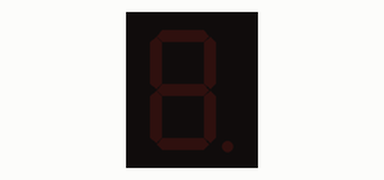
A sketch run on a simulated Arduino Uno, built with avr-gcc and run on an emulated ATmega328P. On the bench: 1-digit seven-segment display. Wiring (inferred from the names in the program): 1-digit 7-segment display, segments lit when HIGH: segments pin 2, pin 3, pin 4, pin 5, pin 6, pin 7, pin 8. The segment pins are drawn as the display they are named for.

Above: at 0.1 s.
At 1.1 s:
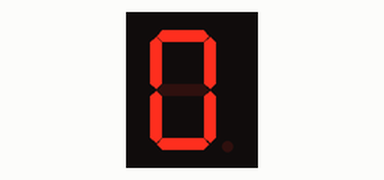
At 2.1 s:
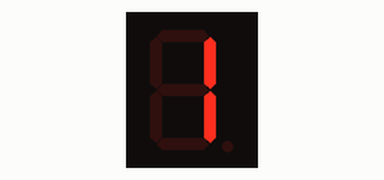
At 5.1 s:
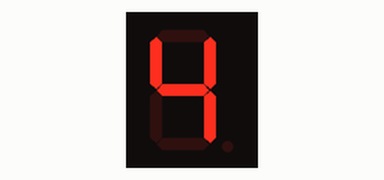
At 7.1 s:
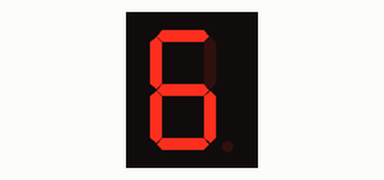
At 10.1 s:
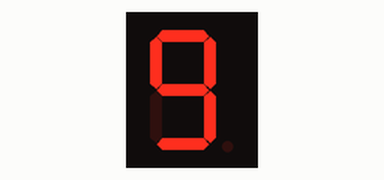

Measured:
- by itself, everything shown: repeats every 10.0 s, in 10 steps
- what the display in image 1 shows lasts 1.0 s, from 1.0 s to 2.0 s

The sketch:

countup.ino
```cpp
const int A = 2;
const int B = 3;
const int C = 4;
const int D = 5;
const int E = 6;
const int F = 7;
const int G = 8;

unsigned long previousMillis = 0;
const long interval = 1000;

int number = 0;

const int numbers[10][7] = {
  {HIGH, HIGH, HIGH, HIGH, HIGH, HIGH, LOW},
  {LOW, HIGH, HIGH, LOW, LOW, LOW, LOW},
  {HIGH, HIGH, LOW, HIGH, HIGH, LOW, HIGH},
  {HIGH, HIGH, HIGH, HIGH, LOW, LOW, HIGH},
  {LOW, HIGH, HIGH, LOW, LOW, HIGH, HIGH},
  {HIGH, LOW, HIGH, HIGH, LOW, HIGH, HIGH},
  {HIGH, LOW, HIGH, HIGH, HIGH, HIGH, HIGH},
  {HIGH, HIGH, HIGH, LOW, LOW, LOW, LOW},
  {HIGH, HIGH, HIGH, HIGH, HIGH, HIGH, HIGH},
  {HIGH, HIGH, HIGH, HIGH, LOW, HIGH, HIGH}
};

void setup() {
  pinMode(A, OUTPUT);
  pinMode(B, OUTPUT);
  pinMode(C, OUTPUT);
  pinMode(D, OUTPUT);
  pinMode(E, OUTPUT);
  pinMode(F, OUTPUT);
  pinMode(G, OUTPUT);
}

void loop() {
  unsigned long currentMillis = millis();

  if (currentMillis - previousMillis >= interval) {
    previousMillis = currentMillis;

    displayNumber(number);

    number++;
    if (number > 9) {
      number = 0;
    }
  }
}

void displayNumber(int num) {
  digitalWrite(A, numbers[num][0]);
  digitalWrite(B, numbers[num][1]);
  digitalWrite(C, numbers[num][2]);
  digitalWrite(D, numbers[num][3]);
  digitalWrite(E, numbers[num][4]);
  digitalWrite(F, numbers[num][5]);
  digitalWrite(G, numbers[num][6]);
}
```
